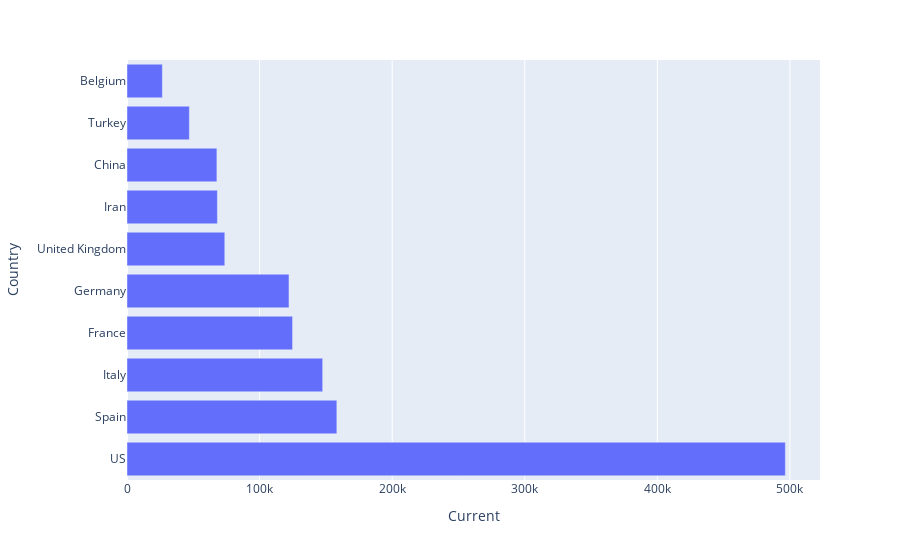

Notebook code cell kept with this figure:
### Code cell
fig = px.bar(top_current_confirmed, x="Current", y="Country", orientation='h')
fig.show()

### Figure 1 — Plotly figure (JSON) as saved in the notebook; plotly's stock layout.template omitted (floating-point values rounded to 4 significant figures)
{"data": [{"alignmentgroup": "True", "hoverlabel": {"namelength": 0}, "hovertemplate": "Current=%{x}<br>Country=%{y}", "legendgroup": "", "marker": {"color": "#636efa"}, "name": "", "offsetgroup": "", "orientation": "h", "showlegend": false, "textposition": "auto", "type": "bar", "x": [496535, 158273, 147577, 124869, 122171, 73758, 68192, 67803, 47029, 26667], "xaxis": "x", "y": ["US", "Spain", "Italy", "France", "Germany", "United Kingdom", "Iran", "China", "Turkey", "Belgium"], "yaxis": "y"}], "layout": {"barmode": "relative", "legend": {"tracegroupgap": 0}, "margin": {"t": 60}, "xaxis": {"anchor": "y", "domain": [0, 1], "title": {"text": "Current"}}, "yaxis": {"anchor": "x", "domain": [0, 1], "title": {"text": "Country"}}}}
